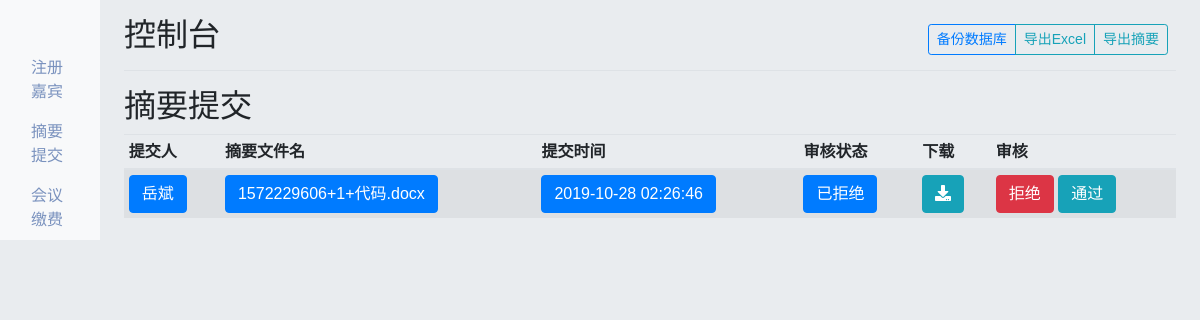
The app's page /root/abstract (signed in) with its own data.
### tables this page shows
CREATE TABLE user (
    id INTEGER PRIMARY KEY AUTOINCREMENT,
    -- 用户名
    username TEXT NOT NULL,
    -- 密码
    password TEXT NOT NULL,
    -- 性别
    gender TEXT NOT NULL,
    -- 邮箱
    email TEXT NOT NULL,
    -- 手机号
    phone TEXT NOT NULL,
    -- 姓名
    name TEXT NOT NULL,
    -- 工作单位
    workplace TEXT NOT NULL,
    -- 职称
    title INTEGER NOT NULL,
    -- 邮寄地址(发票、邀请函)
    address TEXT NULL,
    -- 用户创建时间
    created TIMESTAMP NOT NULL DEFAULT CURRENT_TIMESTAMP,
    -- 是否需要看孩子
    requirement_baby_care BOOLEAN NOT NULL DEFAULT FALSE,
    -- 是否需要同声传译
    requirement_translate BOOLEAN NOT NULL DEFAULT FALSE,
    -- 是否缴费完成
    paid BOOLEAN NOT NULL DEFAULT FALSE,
    -- 是否提交摘要
    submit BOOLEAN NOT NULL DEFAULT FALSE,
    -- 备用1
    remark1 TEXT NULL,
    -- 备用2
    remark2 INTEGER NULL
);

CREATE TABLE abstract (
    id INTEGER PRIMARY KEY AUTOINCREMENT,
    -- 摘要文件名
    filename TEXT UNIQUE NOT NULL,
    -- 时间戳
    created TIMESTAMP NOT NULL DEFAULT CURRENT_TIMESTAMP,
    -- 状态
    state INTEGER NOT NULL,
    -- 用户Id
    user_id INTEGER NOT NULL,
    -- 外键关联用户
    FOREIGN KEY (user_id) REFERENCES user (id)
);

### nature/root.py (the view)
@bp.route('/abstract', methods=('GET', 'POST'))
@login_required
def abstract():
    db = get_db()
    abstracts_raw = db.execute(
        'SELECT * FROM abstract'
    ).fetchall()
    abstracts = list()
    for abstract in abstracts_raw:
        user = abstract["user_id"]
        name = db.execute(
            'SELECT * FROM user WHERE id = ?', (user,)
        ).fetchone()["name"]
        abstracts.append(dict(
            user_id=name, filename=abstract['filename'], id=abstract['id'], created=abstract['created'], state=abstract['state']))
    return render_template('root/abstract.html', abstracts=abstracts)

### nature/auth.py (called while the page is built)
@bp.before_app_request
def load_logged_in_user():
    user_id = session.get('user_id')
    if user_id is None:
        g.user = None
    else:
        g.user = get_db().execute(
            'SELECT * FROM user WHERE id = ?', (user_id,)
        ).fetchone()

### nature/db.py (called while the page is built)
def get_db():
    if 'db' not in g:
        g.db = sqlite3.connect(
            current_app.config['DATABASE'],
            detect_types=sqlite3.PARSE_DECLTYPES
        )
        g.db.row_factory = sqlite3.Row
    return g.db

### nature/manage.py (called while the page is built)
@bp.before_app_request
def load_logged_in_user():
    user_id = session.get('user_id')
    if user_id is None:
        g.user = None
    else:
        g.user = get_db().execute(
            'SELECT * FROM user WHERE id = ?', (user_id,)
        ).fetchone()

### nature/root.py (called while the page is built)
@bp.before_app_request
def load_logged_in_admin():
    admin_id = session.get('admin_id')
    if admin_id is None:
        g.admin = None
    else:
        g.admin = get_db().execute(
            'SELECT * FROM admin WHERE id = ?', (admin_id,)
        ).fetchone()

def login_required(view):
    @functools.wraps(view)
    def wrapped_view(**kwargs):
        if g.admin is None:
            return redirect(url_for('admin.login'))
        return view(**kwargs)
    return wrapped_view

### nature/templates/root/abstract.html
{% extends 'root/base.html' %}
{% block content %}
<div class="container-fluid">
    <div class="row">
        <nav class="col-md-1 d-none d-md-block bg-light sidebar">
            <div class="sidebar-sticky mt-5">
                <ul class="nav flex-column">
                    <li class="nav-item">
                        <a class="nav-link active" href="/root/guest">
                            注册嘉宾
                        </a>
                    </li>
                    <li class="nav-item">
                        <a class="nav-link" href="/root/abstract">
                            摘要提交
                        </a>
                    </li>
                    <li class="nav-item">
                        <a class="nav-link" href="/root/fee">
                            会议缴费
                        </a>
                    </li>
                </ul>
            </div>
        </nav>
        <main role="main" class="col-md-10 ml-sm-auto col-lg-11 px-4">
            <div
                class="d-flex justify-content-between flex-wrap flex-md-nowrap align-items-center pt-3 pb-2 mb-3 border-bottom">
                <h1 class="h2">控制台</h1>
                <div class="btn-toolbar mb-2 mb-md-0">
                    <div class="btn-group mr-2">
                        <a class="btn btn-sm btn-outline-primary" href="/download/db">备份数据库</a>
                        <a class="btn btn-sm btn-outline-info" href="/download/excel">导出Excel</a>
                        <a class="btn btn-sm btn-outline-info" href="/download/batch">导出摘要</a>
                    </div>
                </div>
            </div>
            <h2>摘要提交</h2>
            <div class="table-responsive">
                <table class="table table-striped table-sm">
                    <thead>
                        <tr>
                            <th>提交人</th>
                            <th>摘要文件名</th>
                            <th>提交时间</th>
                            <th>审核状态</th>
                            <th>下载</th>
                            <th>审核</th>
                        </tr>
                    </thead>
                    <tbody>
                        {% for abstract in abstracts %}
                        <tr>
                            <td><span class="btn btn-primary text-white">{{ abstract["user_id"] }}</span></td>
                            <td><span class="btn btn-primary text-white">{{ abstract["filename"] }}</span></td>
                            <td><span class="btn btn-primary text-white">{{ abstract["created"] }}</span></td>
                            <td>
                                {% if abstract["state"] == 1 %}
                                <span class="btn btn-primary text-white">通过</span>
                                {% elif abstract["state"] == 0 %}
                                <span class="btn btn-primary text-white">待审核</span>
                                {% else %}
                                <span class="btn btn-primary text-white">已拒绝</span>
                                {% endif %}
                            </td>
                            <td>
                                <a class="btn btn-info text-white" href="/download/{{ abstract['id']}}"><i class="fa fa-download" aria-hidden="true"></i></a>
                            </td>
                            <td>
                                <a class="btn btn-danger text-white" href="/root/abstract/no/{{ abstract['id'] }}">拒绝</a>
                                <a class="btn btn-info text-white" href="/root/abstract/yes/{{ abstract['id'] }}">通过</a>
                            </td>
                        </tr>
                        {% endfor %}
                    </tbody>
                </table>
            </div>
        </main>
    </div>
</div>
{% endblock %}

### nature/static/css/style.css (style rules this page uses)
body,a,button,p,span,div { font-family: Arial, Helvetica, sans-serif; }
body { background: #e9ecef; }
li.nav-item a { font-size: 1em; font-weight: 500; text-decoration: none; color:rgb(122, 146, 190); }

### records on screen
user: user_id "岳斌"
abstract: filename "1572229606+1+代码.docx", created "2019-10-28 02:26:46"
